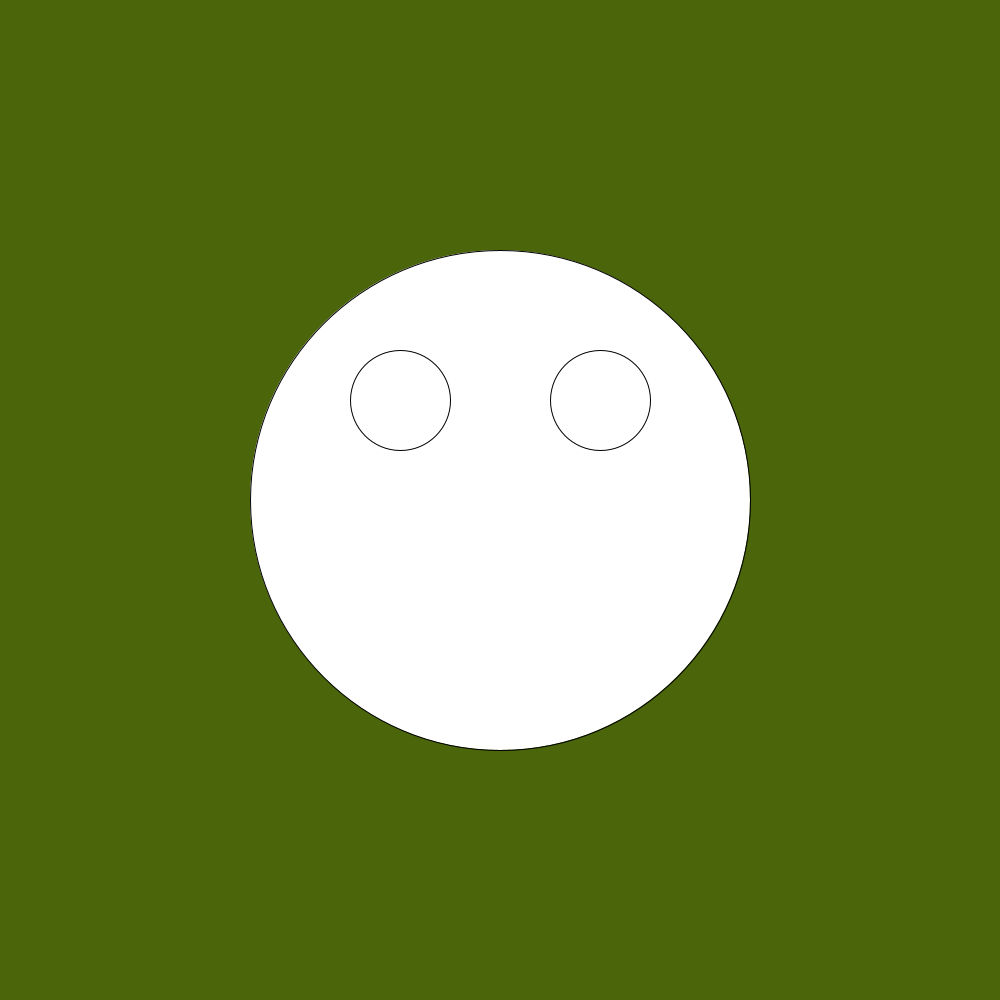
Frame 1 (no input)
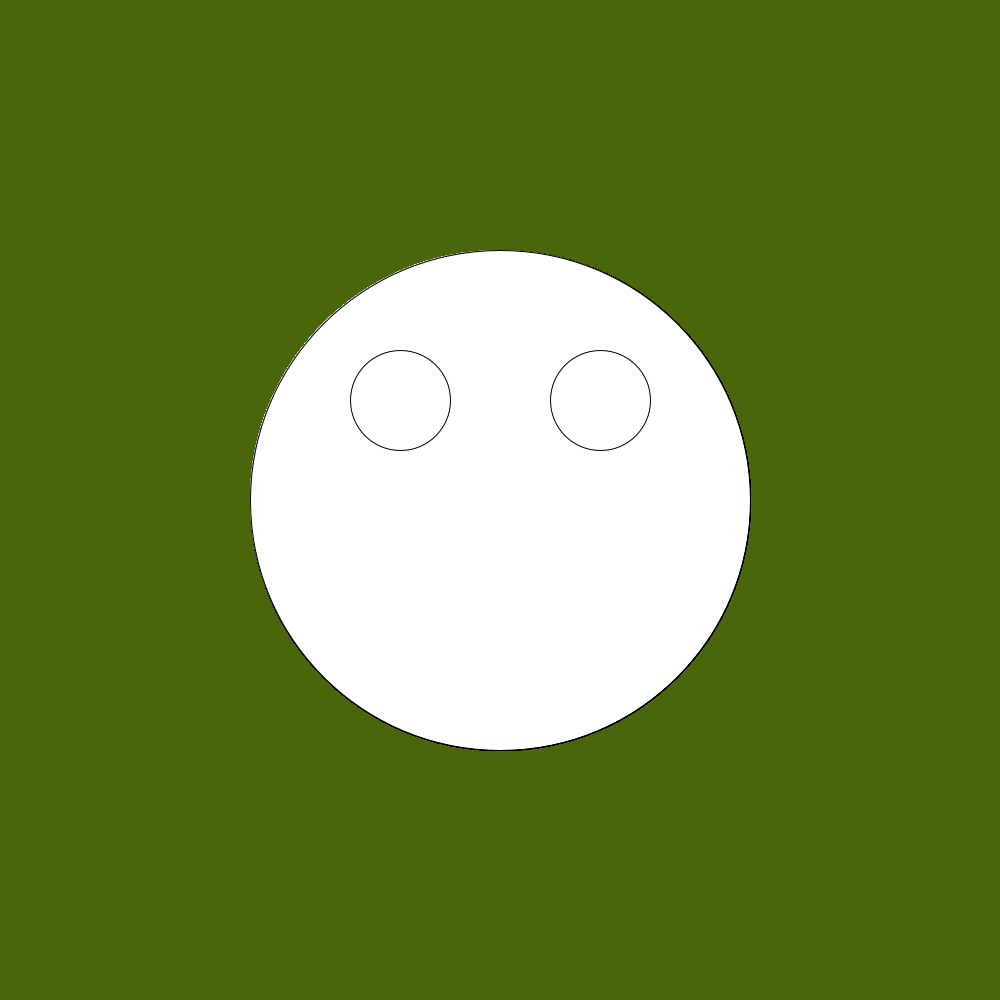
Frame 60 (the mouse pressed at the canvas centre just before this capture)
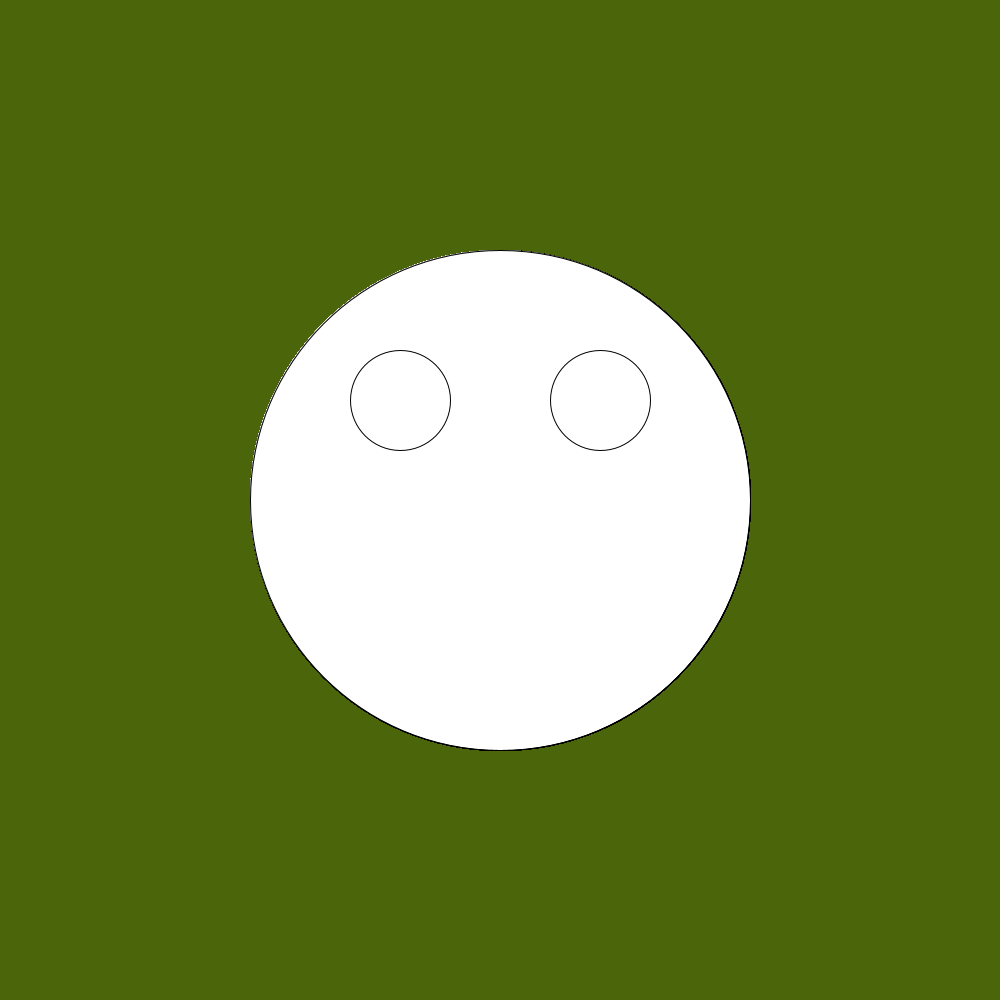
Frame 120 (the mouse held since frame 60 and released just before this capture)

The Processing sketch that drew these frames (run headless with seeded random() and noise(); from frame 60 on, the mouse is pressed at the canvas centre):

// Processing sketch: ryons_drawing
// ── ryons_drawing.pde
void setup()
{size(1000,1000);
   background (74,101,10);
}
void draw()
{
  ellipse (500,500,500,500);
  ellipse (400,400,100,100);
  ellipse (600,400,100,100);
  
}
